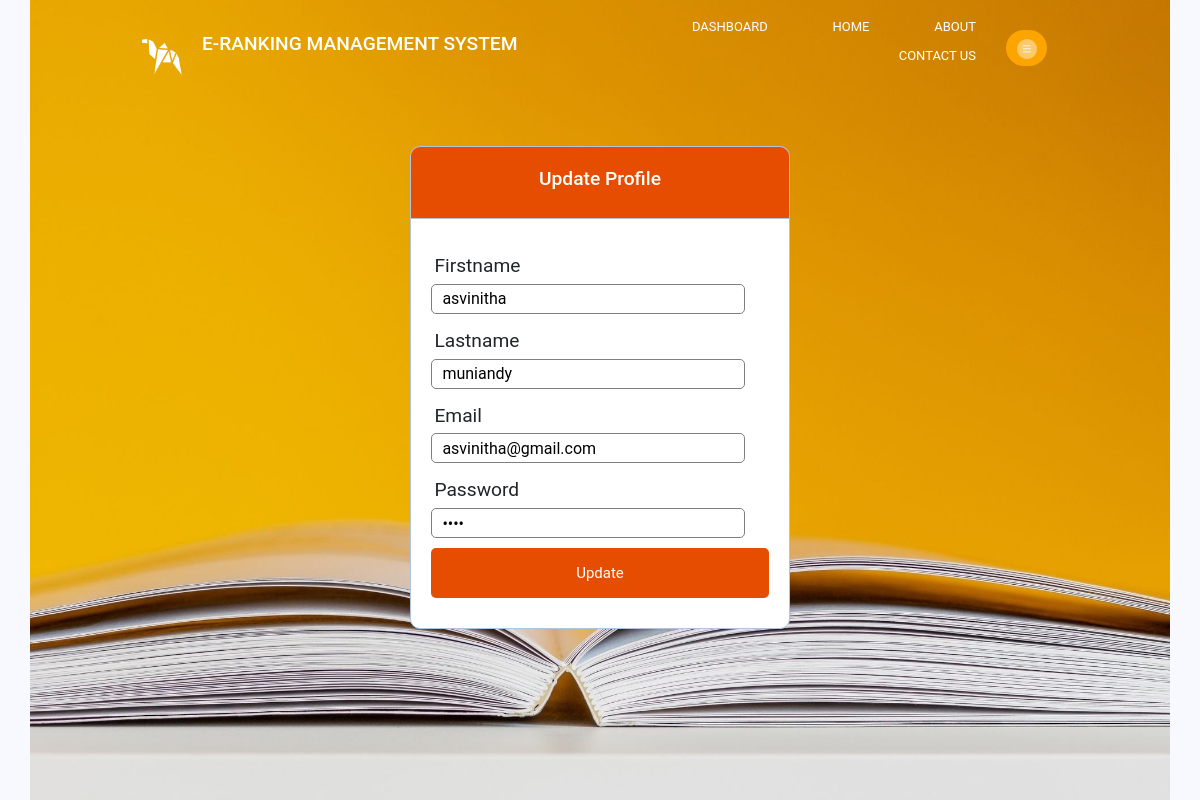
Page /profile.php (signed in) on the committed database.
### tables this page shows
CREATE TABLE `users` (
  `user_id` int(11) NOT NULL,
  `firstname` varchar(255) NOT NULL,
  `lastname` varchar(255) DEFAULT NULL,
  `email` varchar(255) DEFAULT NULL,
  `password` varchar(255) DEFAULT NULL,
  `type` varchar(255) DEFAULT NULL
);

### profile.php (the view, shortened to what this page needs)
<!DOCTYPE html>
<html lang="en-US">
  <head>
  <link rel="stylesheet" href="libs/css/bootstrap.min.css">
  <link rel="stylesheet" href="style7.css">
  </head>
  <?php
  include 'websiteDB.php';
$id=$_SESSION['id'];
$query=mysqli_query($db,"SELECT * FROM users where user_id='$id'")or die(mysqli_error());
$row=mysqli_fetch_array($query);
  ?>
   <body>
           <div class="container">
                <div class="navbar">
                <img src="logo.png" class="logo"></p>
<h2>E-RANKING MANAGEMENT SYSTEM</h2>
                <nav>
                    <ul>
                    <li><a href="dashboard.php">DASHBOARD</a></li>
                        <li><a href="homepage.php">HOME</a></li>
                        <li><a href="homepage.php#about">ABOUT</a></li>
                        <li><a href="team.php">CONTACT US</a></li>
                </ul>
                </nav>
                <div class="dropdown">
                    <button class="dropbtn" style="width: 50%; height: 50%;">
                        <img src="menu.png" style="width: 20px; height: 20px;" ></button>
                  </div>
                  </div>
                  <div class="header">
	<h2>Update Profile</h2>
</div>
<form method="post" action="#">
<div class="input-group">
		<label>Firstname</label>
		<input type="text" name="firstname" value="<?php echo $row['firstname']; ?>" required>
	</div>
	<div class="input-group">
		<label>Lastname</label>
		<input type="text" name="lastname" required value="<?php echo $row['lastname']; ?>">
	</div>
	<div class="input-group">
		<label>Email</label>
		<input type="email" name="email" value="<?php echo $row['email']; ?>">
	</div>
	<div class="input-group">
		<label>Password</label>
		<input type="password" name="password" value="<?php echo $row['password']; ?>">
	</div>
	<div class="input-group">
		<button type="submit" class="btn" name="submit">Update</button>
	</div>
               </body>
      </html>

### style7.css (style rules this page uses)
* { margin: 0; padding: 0; font-family: 'Roboto',sans-serif; }
.container { width: 100%; height: 100vh; background: url('./yellow.jpg') no-repeat; background-position: center; background-size: cover; padding-left: 8%; padding-right: 8%; box-sizing: border-box; }
.navbar { height: 12%; display: flex; align-items: center; }
.logo { width: 30px; cursor: pointer; }
nav { flex: 1; text-align: right; }
nav ul li { list-style: none; display: inline-block; margin-left: 60px; }
nav ul li a { text-decoration: none; color:#fff; font-size: 13px; }
.dropbtn { margin-left: 50px; background-color: #fca400; color: white; padding: 6px; border-radius: 20PX; font-size: 16px; border: none; }
.dropdown { margin: top 2px; position: relative; left: -20px; display: inline-block; }
* { margin: 0; padding: 0; box-sizing: border-box; font-family: 'Roboto', sans-serif; }
form .btn { height: 50px; width: 100%; border-radius: 5px; position: relative; overflow: hidden; }

### profile.php (style rules this page uses)
* { margin: 0px; padding: 0px; }
body { font-size: 120%; background: #F8F8FF; }
.header { width: 40%; margin: 50px auto 0px; color: white; background: #e64d00; text-align: center; border: 1px solid #B0C4DE; border-bottom: none; border-radius: 10px 10px 0px 0px; padding: 20px; }
form, .content { width: 40%; margin: 0px auto; padding: 20px; border: 1px solid #B0C4DE; background: white; border-radius: 0px 0px 10px 10px; }
.input-group { margin: 10px 0px 10px 0px; }
.input-group label { display: block; text-align: left; margin: 3px; }
.input-group input { height: 30px; width: 93%; padding: 5px 10px; font-size: 16px; border-radius: 5px; border: 1px solid gray; }
.btn { padding: 10px; font-size: 15px; color: white; background: #e64d00; border: none; border-radius: 5px; }
img { width: 80px; margin-top:2%; }
h2 { color:#ffff; font-size:100%; }
.logo { width:60px; padding-right:20px; }

### rows in the picture
users: firstname "asvinitha", lastname "muniandy", email "asvinitha@gmail.com"
